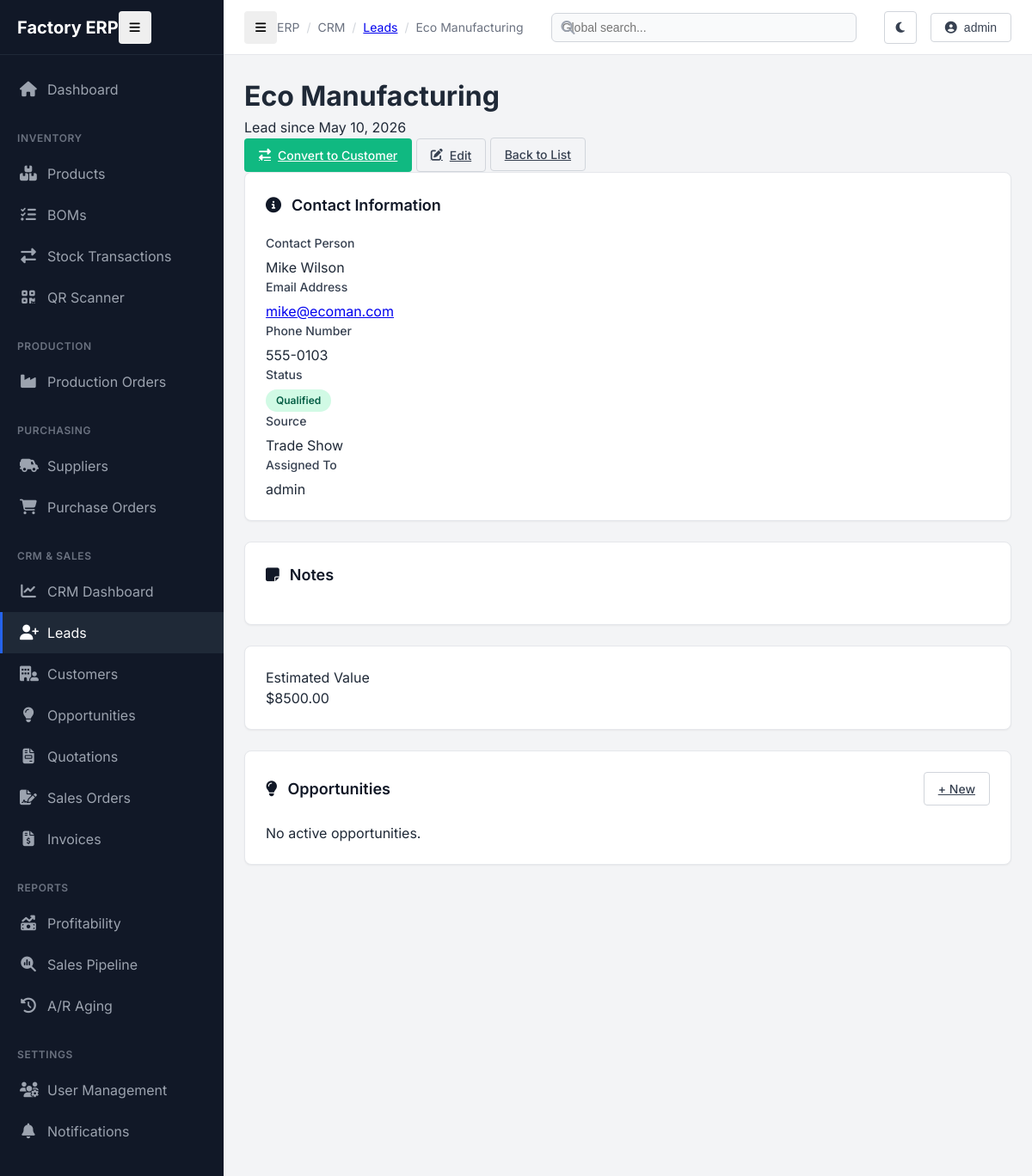
The page /crm/leads/3/ (signed in) on the database its author committed.
### crm/models.py (models this page shows, shortened)
class Lead(models.Model):
    SOURCE_CHOICES = [
        ('website', 'Website'),
        ('referral', 'Referral'),
        ('cold_call', 'Cold Call'),
        ('trade_show', 'Trade Show'),
        ('other', 'Other'),
    ]
    STATUS_CHOICES = [
        ('new', 'New'),
        ('contacted', 'Contacted'),
        ('qualified', 'Qualified'),
        ('lost', 'Lost'),
    ]
    company_name = models.CharField(max_length=200)
    contact_person = models.CharField(max_length=200)
    email = models.EmailField()
    phone = models.CharField(max_length=20)
    source = models.CharField(max_length=20, choices=SOURCE_CHOICES, default='other')
    status = models.CharField(max_length=20, choices=STATUS_CHOICES, default='new')
    notes = models.TextField(blank=True)
    assigned_to = models.ForeignKey(User, on_delete=models.SET_NULL, null=True, blank=True, related_name='assigned_leads')
    estimated_value = models.DecimalField(max_digits=12, decimal_places=2, default=0)
    created_at = models.DateTimeField(auto_now_add=True)
    updated_at = models.DateTimeField(auto_now=True)

### crm/views.py (the view)
# urls.py: path('leads/<int:pk>/', views.LeadDetailView.as_view(), name='lead_detail'),
class LeadDetailView(LoginRequiredMixin, DetailView):
    model = Lead
    template_name = 'crm/lead_detail.html'

### crm/templates/crm/lead_detail.html (shortened to what this page needs)
{% extends "base.html" %}
{% load static %}
{% block breadcrumbs %}
<div class="breadcrumb-item">CRM</div>
<div class="breadcrumb-item"><a href="{% url 'crm:lead_list' %}" class="text-decoration-none">Leads</a></div>
<div class="breadcrumb-item">{{ lead.company_name }}</div>
{% endblock %}
{% block content %}
<div class="d-flex justify-content-between align-items-center mb-4">
    <div>
        <h1 class="h3 fw-bold mb-1">{{ lead.company_name }}</h1>
        <p class="text-muted small">Lead since {{ lead.created_at|date:"M d, Y" }}</p>
    </div>
    <div class="d-flex gap-2">
        {% if lead.status == 'qualified' %}
        <a href="{% url 'crm:lead_convert' lead.pk %}" class="btn btn-secondary">
            <i class="fas fa-exchange-alt"></i> Convert to Customer
        </a>
        {% endif %}
        <a href="{% url 'crm:lead_edit' lead.pk %}" class="btn btn-outline">
            <i class="fas fa-edit"></i> Edit
        </a>
        <a href="{% url 'crm:lead_list' %}" class="btn btn-outline">Back to List</a>
    </div>
</div>
<div class="row">
    <div class="col-lg-8">
        <div class="card mb-4">
            <div class="card-header">
                <h5 class="card-title"><i class="fas fa-info-circle text-primary"></i> Contact Information</h5>
            </div>
            <div class="card-body">
                <div class="row">
                    <div class="col-md-6">
                        <div class="detail-group mb-4">
                            <label class="text-muted small text-uppercase fw-bold">Contact Person</label>
                            <div class="fw-bold">{{ lead.contact_person }}</div>
                        </div>
                        <div class="detail-group mb-4">
                            <label class="text-muted small text-uppercase fw-bold">Email Address</label>
                            <div><a href="mailto:{{ lead.email }}" class="text-decoration-none">{{ lead.email }}</a></div>
                        </div>
                        <div class="detail-group mb-4">
                            <label class="text-muted small text-uppercase fw-bold">Phone Number</label>
                            <div>{{ lead.phone }}</div>
                        </div>
                    </div>
                    <div class="col-md-6">
                        <div class="detail-group mb-4">
                            <label class="text-muted small text-uppercase fw-bold">Status</label>
                            <div>
                                <span class="badge
                                    {% if lead.status == 'new' %}badge-blue
                                    {% elif lead.status == 'contacted' %}badge-amber
                                    {% elif lead.status == 'qualified' %}badge-green
                                    {% else %}badge-red{% endif %}">
                                    {{ lead.get_status_display }}
                                </span>
                            </div>
                        </div>
                        <div class="detail-group mb-4">
                            <label class="text-muted small text-uppercase fw-bold">Source</label>
                            <div>{{ lead.get_source_display }}</div>
                        </div>
                        <div class="detail-group mb-4">
                            <label class="text-muted small text-uppercase fw-bold">Assigned To</label>
                            <div>{{ lead.assigned_to|default:"Unassigned" }}</div>
                        </div>
                    </div>
                </div>
            </div>
        </div>
        <div class="card">
            <div class="card-header">
                <h5 class="card-title"><i class="fas fa-sticky-note text-warning"></i> Notes</h5>
            </div>
        </div>
    </div>
    <div class="col-lg-4">
        <div class="card mb-4 bg-primary text-white border-0">
            <div class="card-body py-4">
                <div class="text-center">
                    <div class="small text-uppercase opacity-75 mb-1">Estimated Value</div>
                    <div class="display-6 fw-bold">${{ lead.estimated_value }}</div>
                </div>
            </div>
        </div>
        <div class="card">
            <div class="card-header">
                <h5 class="card-title"><i class="fas fa-lightbulb text-secondary"></i> Opportunities</h5>
                <a href="{% url 'crm:opportunity_create' %}?lead={{ lead.pk }}" class="btn btn-sm btn-outline">+ New</a>
            </div>
            <div class="card-body p-0">
                <div class="list-group list-group-flush">
                    {% for opp in lead.opportunities.all %}
                    <a href="{% url 'crm:opportunity_edit' opp.pk %}" class="list-group-item list-group-item-action d-flex justify-content-between align-items-center py-3">
                        <div>
                            <div class="fw-bold text-neutral-900">{{ opp.product.name }}</div>
                            <div class="small text-muted">${{ opp.total_value }} | {{ opp.get_stage_display }}</div>
                        </div>
                        <i class="fas fa-chevron-right text-neutral-300 small"></i>
                    </a>
                    {% empty %}
                    <div class="text-center py-4 text-muted small">No active opportunities.</div>
                    {% endfor %}
                </div>
            </div>
        </div>
    </div>
</div>
{% endblock %}

### templates/base.html (shortened to what this page needs)
{% load static %}
<!DOCTYPE html>
<html lang="en">
<head>
    <link rel="stylesheet" href="https://cdnjs.cloudflare.com/ajax/libs/font-awesome/6.4.0/css/all.min.css">
    <link rel="stylesheet" href="{% static 'css/style.css' %}">
    <link rel="stylesheet" href="{% static 'css/dark-mode.css' %}">
</head>
<body>
    <div class="app-container">
        <aside id="sidebar">
            <div class="sidebar-header">
                <div class="logo-text">Factory ERP</div>
                <button id="sidebar-toggle" class="btn btn-icon d-none d-md-block">
                    <i class="fas fa-bars"></i>
                </button>
            </div>
            <nav class="sidebar-nav">
                <div class="nav-group">
                    <a href="{% url 'inventory:dashboard' %}" class="nav-link {% if request.resolver_match.url_name == 'dashboard' and request.resolver_match.app_name == 'inventory' %}active{% endif %}">
                        <i class="fas fa-home"></i>
                        <span>Dashboard</span>
                    </a>
                </div>
                <div class="nav-group">
                    <div class="nav-group-title">Inventory</div>
                    <a href="{% url 'inventory:product_list' %}" class="nav-link {% if 'product' in request.path %}active{% endif %}">
                        <i class="fas fa-boxes-stacked"></i>
                        <span>Products</span>
                    </a>
                    <a href="{% url 'inventory:bom_viewer' %}" class="nav-link {% if 'bom' in request.path %}active{% endif %}">
                        <i class="fas fa-list-check"></i>
                        <span>BOMs</span>
                    </a>
                    <a href="{% url 'inventory:transaction_history' %}" class="nav-link {% if 'transaction' in request.path %}active{% endif %}">
                        <i class="fas fa-exchange-alt"></i>
                        <span>Stock Transactions</span>
                    </a>
                    <a href="{% url 'inventory:scan_page' %}" class="nav-link {% if 'scan' in request.path %}active{% endif %}">
                        <i class="fas fa-qrcode"></i>
                        <span>QR Scanner</span>
                    </a>
                </div>
                <div class="nav-group">
                    <div class="nav-group-title">Production</div>
                    <a href="{% url 'inventory:production_order_list' %}" class="nav-link {% if 'production_order' in request.path %}active{% endif %}">
                        <i class="fas fa-industry"></i>
                        <span>Production Orders</span>
                    </a>
                </div>
                <div class="nav-group">
                    <div class="nav-group-title">Purchasing</div>
                    <a href="{% url 'inventory:supplier_list' %}" class="nav-link {% if 'supplier' in request.path %}active{% endif %}">
                        <i class="fas fa-truck-field"></i>
                        <span>Suppliers</span>
                    </a>
                    <a href="{% url 'inventory:purchase_order_list' %}" class="nav-link {% if 'purchase_order' in request.path %}active{% endif %}">
                        <i class="fas fa-cart-shopping"></i>
                        <span>Purchase Orders</span>
                    </a>
                </div>
                <div class="nav-group">
                    <div class="nav-group-title">CRM & Sales</div>
                    <a href="{% url 'crm:dashboard' %}" class="nav-link {% if request.resolver_match.app_name == 'crm' and request.resolver_match.url_name == 'dashboard' %}active{% endif %}">
                        <i class="fas fa-chart-line"></i>
                        <span>CRM Dashboard</span>
                    </a>
                    <a href="{% url 'crm:lead_list' %}" class="nav-link {% if 'lead' in request.path %}active{% endif %}">
                        <i class="fas fa-user-plus"></i>
                        <span>Leads</span>
                    </a>
                    <a href="{% url 'crm:customer_list' %}" class="nav-link {% if 'customer' in request.path %}active{% endif %}">
                        <i class="fas fa-building-user"></i>
                        <span>Customers</span>
                    </a>
                    <a href="{% url 'crm:opportunity_list' %}" class="nav-link {% if 'opportunity' in request.path %}active{% endif %}">
                        <i class="fas fa-lightbulb"></i>
                        <span>Opportunities</span>
                    </a>
                    <a href="{% url 'crm:quotation_list' %}" class="nav-link {% if 'quotation' in request.path %}active{% endif %}">
                        <i class="fas fa-file-invoice"></i>
                        <span>Quotations</span>
                    </a>
                    <a href="{% url 'crm:salesorder_list' %}" class="nav-link {% if 'order' in request.path %}active{% endif %}">
                        <i class="fas fa-file-signature"></i>
                        <span>Sales Orders</span>
                    </a>
                    <a href="{% url 'crm:invoice_list' %}" class="nav-link {% if 'invoice' in request.path %}active{% endif %}">
                        <i class="fas fa-file-invoice-dollar"></i>
                        <span>Invoices</span>
                    </a>
                </div>
                <div class="nav-group">
                    <div class="nav-group-title">Reports</div>
                    <a href="{% url 'inventory:profitability_report' %}" class="nav-link">
                        <i class="fas fa-money-bill-trend-up"></i>
                        <span>Profitability</span>
                    </a>
                    <a href="{% url 'crm:report_pipeline' %}" class="nav-link">
                        <i class="fas fa-magnifying-glass-chart"></i>
                        <span>Sales Pipeline</span>
                    </a>
                    <a href="{% url 'crm:report_aging' %}" class="nav-link">
                        <i class="fas fa-clock-rotate-left"></i>
                        <span>A/R Aging</span>
                    </a>
                </div>
                <div class="nav-group">
                    <div class="nav-group-title">Settings</div>
                    {% if perms.inventory.can_manage_users %}
                    <a href="{% url 'inventory:user_list' %}" class="nav-link">
                        <i class="fas fa-users-gear"></i>
                        <span>User Management</span>
                    </a>
                    {% endif %}
                    <a href="{% url 'notifications:settings' %}" class="nav-link">
                        <i class="fas fa-bell"></i>
                        <span>Notifications</span>
                    </a>
                </div>
            </nav>
        </aside>
        <main class="main-content">
            <header id="topbar">
                <div class="breadcrumb-container">
                    <button id="mobile-sidebar-toggle" class="btn btn-icon d-md-none me-3">
                        <i class="fas fa-bars"></i>
                    </button>
                    <div class="breadcrumb-item">ERP</div>
                    {% block breadcrumbs %}{% endblock %}
                </div>
                <div class="global-search">
                    <form action="{% url 'inventory:global_search' %}" method="get">
                        <div class="search-input-group">
                            <i class="fas fa-search"></i>
                            <input type="text" name="q" class="search-input" placeholder="Global search..." value="{{ request.GET.q }}">
                        </div>
                    </form>
                </div>
                <div class="user-menu">
                    <button id="theme-toggle" class="btn btn-icon btn-outline">
                    </button>
                    {% if request.user.is_authenticated %}
                    <div class="dropdown">
                        <button class="btn btn-outline dropdown-toggle">
                            <i class="fas fa-user-circle me-2"></i>
                            {{ request.user.username }}
                        </button>
                    </div>
                    {% else %}
                    <a href="{% url 'login' %}" class="btn btn-primary">Login</a>
                    {% endif %}
                </div>
            </header>
            <div class="content-area">
                {% block content %}{% endblock %}
            </div>
        </main>
    </div>
</body>
</html>

### rows shown on the page
Lead: company_name "Eco Manufacturing", created_at "May 10, 2026", contact_person "Mike Wilson", email "mike@ecoman.com", phone "555-0103", status "Qualified", source "Trade Show", assigned_to "admin", estimated_value "8500.00"

### other values the page prints
{{ request.user.username }} "admin"
